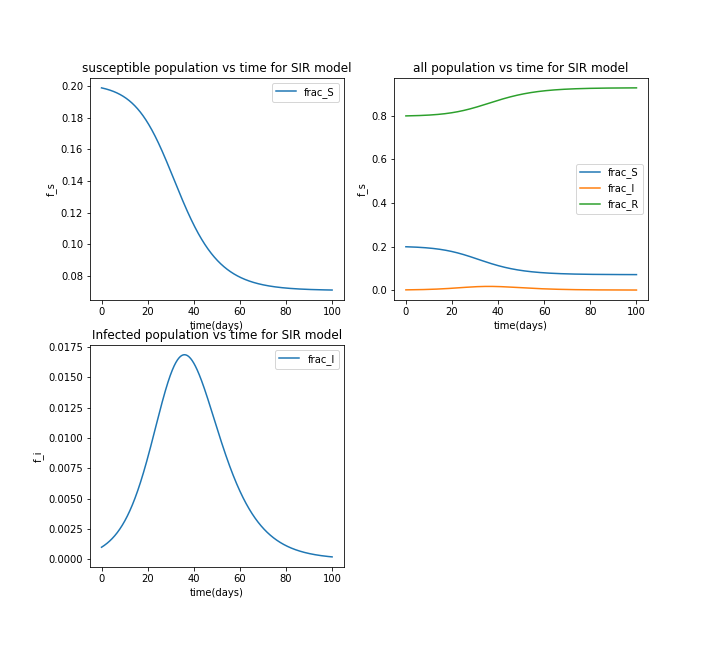

This figure's Python source:
def fNdot(N,t,params):
#     tr=T, r0=r0;
    (s,i,r)=N;
    T,r0=params;
    ds=0.      -r0*s*i/T;
    di=r0*s*i/T-i/T;
    dr=i/T;
    return (ds,di,dr)
params=(5.,8.0);
a=.2;
b=.001
N0=[(.199,0.001,0.800),('frac_S','frac_I','frac_R')];
s1=intobj(fNdot,N0,params);
s1.evo(np.linspace(0,100,1001));
fig2=plt.figure(figsize=[10,9])

ax=plt.subplot(2,2,2)
for i in range(3):
    s1.line(ax,i);
ax.legend()
ax.set_xlabel('time(days)')
ax.set_ylabel('f_s')
ax.set_title('all population vs time for SIR model')
ax.legend();

ax=plt.subplot(2,2,1)
for i in range(1):
    s1.line(ax,i);
ax.legend()
ax.set_xlabel('time(days)')
ax.set_ylabel('f_s')
ax.set_title('susceptible population vs time for SIR model')
ax.legend();

ax2=plt.subplot(2,2,3)
s1.line(ax2,1);
ax2.set_xlabel('time(days)')
ax2.set_ylabel('f_i')
ax2.set_title('Infected population vs time for SIR model')
ax2.legend();
ax2.legend(loc=1)
fig2.savefig('task2_q4.png')